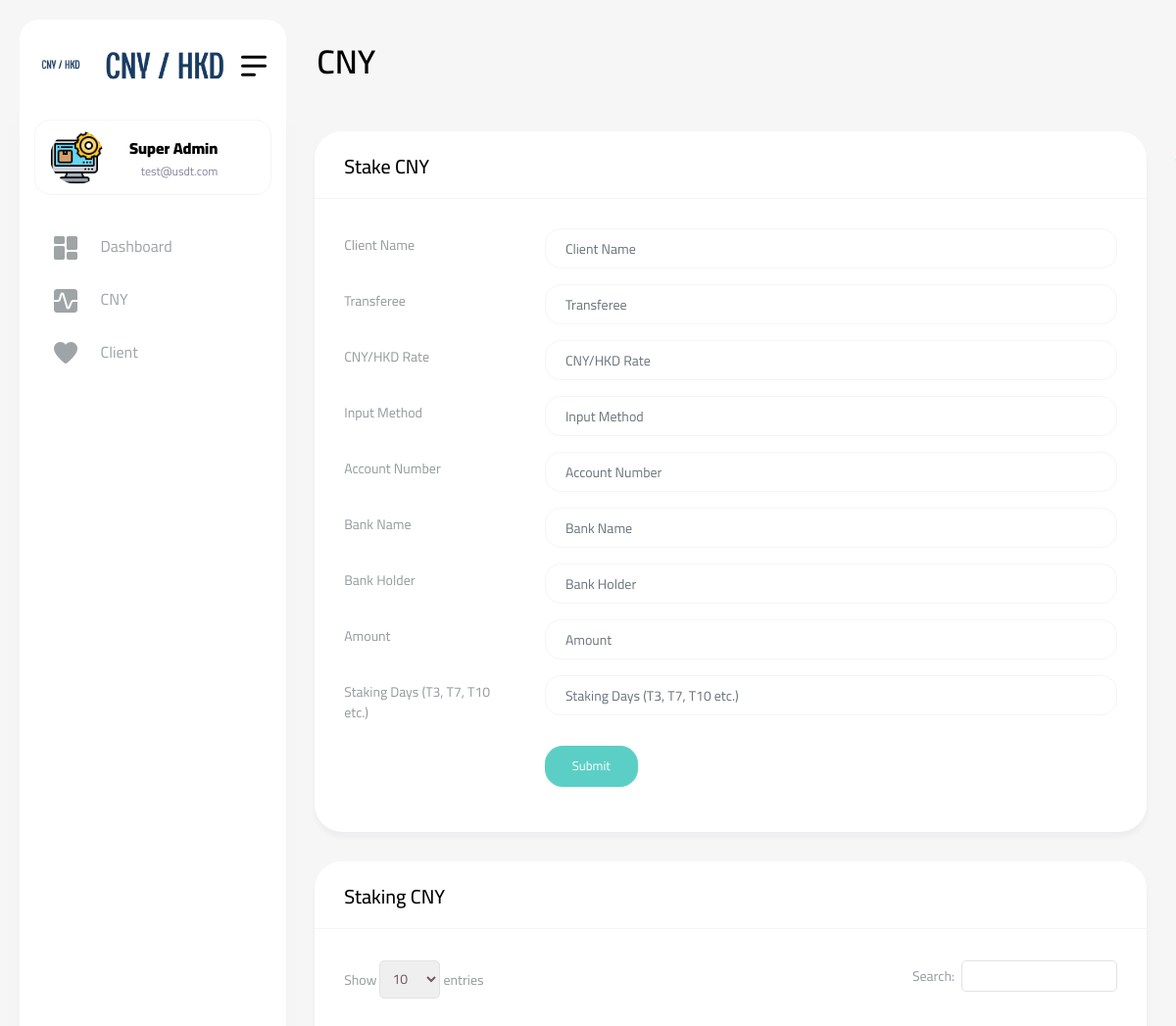
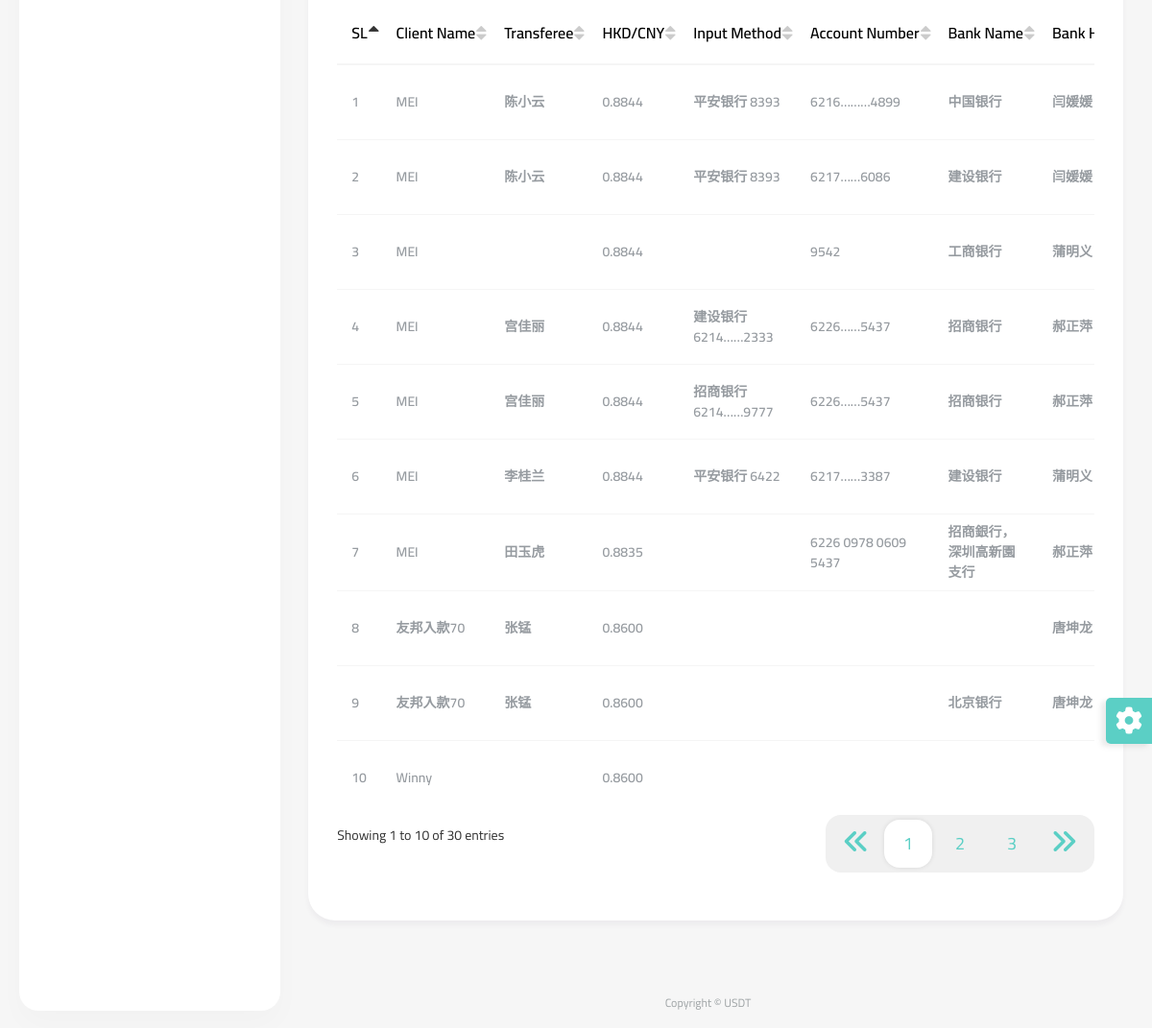
The page /staking-cny.php (signed in) on the database its author committed (2 pictures, top to bottom).
### tables this page shows
CREATE TABLE `deposit_cny` (
  `id` int(11) NOT NULL,
  `client_name` varchar(250) NOT NULL,
  `conversion_rate` double(10,4) NOT NULL,
  `input_method` varchar(100) NOT NULL,
  `account_number` varchar(50) NOT NULL,
  `bank_name` varchar(250) NOT NULL,
  `bank_holder` varchar(100) NOT NULL,
  `amount` double(15,4) NOT NULL,
  `w_amount` double(15,4) NOT NULL,
  `staking_days` int(11) NOT NULL,
  `transferee` varchar(150) NOT NULL,
  `status` varchar(20) NOT NULL DEFAULT 'Pending',
  `inserted_at` datetime NOT NULL,
  `updated_at` timestamp NOT NULL DEFAULT current_timestamp() ON UPDATE current_timestamp()
);

### staking-cny.php (the view, shortened to what the rows shown need)
<?php
require_once("include/dbController.php");
$db_handle = new DBController();
?>
<!DOCTYPE html>
<html lang="en">
<head>
    <?php require_once('include/css.php'); ?>
</head>
<body>
<div id="main-wrapper">
    <?php require_once('include/navbar.php'); ?>
    <div class="content-body">
        <div class="container-fluid">
            <div class="row invoice-card-row">
                <?php if (isset($_GET['depositId'])) { ?>
                    <div class="col-12">
                        <div class="card">
                            <div class="card-header">
                                <h4 class="card-title">Update Staking CNY</h4>
                            </div>
                            <div class="card-body">
                                <div class="basic-form">
                                    <form method="post" action="Update">
                                        <?php $data = $db_handle->runQuery("SELECT * FROM deposit_cny where id={$_GET['depositId']}"); ?>
                                        <input type="hidden" value="<?php echo $data[0]["id"]; ?>" name="id" required>
                                        <div class="mb-3 row">
                                            <label class="col-sm-3 col-form-label">Client Name</label>
                                            <div class="col-sm-9">
                                                <input type="text" class="form-control" name="client_name"
                                                       placeholder="Client Name"
                                                       value="<?php echo $data[0]["client_name"]; ?>" required>
                                            </div>
                                        </div>
                                        <div class="mb-3 row">
                                            <label class="col-sm-3 col-form-label">Transferee</label>
                                            <div class="col-sm-9">
                                                <input type="text" class="form-control" name="transferee"
                                                       value="<?php echo $data[0]["transferee"]; ?>"
                                                       placeholder="Transferee">
                                            </div>
                                        </div>
                                        <div class="mb-3 row">
                                            <label class="col-sm-3 col-form-label">CNY/HKD Rate</label>
                                            <div class="col-sm-9">
                                                <input type="text" class="form-control" name="conversion_rate"
                                                       placeholder="CNY/HKD Rate"
                                                       value="<?php echo $data[0]["conversion_rate"]; ?>" required>
                                            </div>
                                        </div>
                                        <div class="mb-3 row">
                                            <label class="col-sm-3 col-form-label">Input Method</label>
                                            <div class="col-sm-9">
                                                <input type="text" class="form-control" name="input_method"
                                                       value="<?php echo $data[0]["input_method"]; ?>"
                                                       placeholder="Input Method">
                                            </div>
                                        </div>
                                        <div class="mb-3 row">
                                            <label class="col-sm-3 col-form-label">Account Number</label>
                                            <div class="col-sm-9">
                                                <input type="text" class="form-control" name="account_number"
                                                       value="<?php echo $data[0]["account_number"]; ?>"
                                                       placeholder="Account Number">
                                            </div>
                                        </div>
                                        <div class="mb-3 row">
                                            <label class="col-sm-3 col-form-label">Bank Name</label>
                                            <div class="col-sm-9">
                                                <input type="text" class="form-control" name="bank_name"
                                                       value="<?php echo $data[0]["bank_name"]; ?>"
                                                       placeholder="Bank Name">
                                            </div>
                                        </div>
                                        <div class="mb-3 row">
                                            <label class="col-sm-3 col-form-label">Bank Holder</label>
                                            <div class="col-sm-9">
                                                <input type="text" class="form-control" name="bank_holder"
                                                       value="<?php echo $data[0]["bank_holder"]; ?>"
                                                       placeholder="Bank Holder">
                                            </div>
                                        </div>
                                        <div class="mb-3 row">
                                            <label class="col-sm-3 col-form-label">Amount</label>
                                            <div class="col-sm-9">
                                                <input type="text" class="form-control" name="amount"
                                                       value="<?php echo $data[0]["amount"]; ?>"
                                                       placeholder="Amount">
                                            </div>
                                        </div>
                                        <div class="mb-3 row">
                                            <label class="col-sm-3 col-form-label">Status</label>
                                            <div class="col-sm-9">
                                                <select class="default-select  form-control wide" name="status"
                                                        required>
                                                    <option value="Pending" <?php echo ($data[0]["status"] == 'Pending') ? "selected" : ""; ?>>
                                                        Pending
                                                    </option>
                                                    <option value="Withdraw" <?php echo ($data[0]["status"] == 'Approve') ? "selected" : ""; ?>>
                                                        Approve
                                                    </option>
                                                </select>
                                            </div>
                                        </div>
                                        <div class="mb-3 row">
                                            <div class="col-sm-6 mx-auto">
                                                <button type="submit" class="btn btn-primary w-25"
                                                        name="updateCNY">Submit
                                                </button>
                                            </div>
                                        </div>
                                    </form>
                                </div>
                            </div>
                        </div>
                    </div>
                <?php } else { ?>
                    <div class="col-12">
                        <div class="card">
                            <div class="card-body">
                                <div class="table-responsive">
                                    <table id="example4" class="display" style="min-width: 845px">
                                        <thead>
                                        <tr>
                                            <th>SL</th>
                                            <th>Client Name</th>
                                            <th>Transferee</th>
                                            <th>HKD/CNY</th>
                                            <th>Input Method</th>
                                            <th>Account Number</th>
                                            <th>Bank Name</th>
                                            <th>Bank Holder</th>
                                        </tr>
                                        </thead>
                                        <tbody>
                                        <?php
                                        $cny_data = $db_handle->runQuery("SELECT * FROM deposit_cny order by id desc");
                                        $row_count = $db_handle->numRows("SELECT * FROM deposit_cny order by id desc");
                                        for ($i = 0; $i < $row_count; $i++) {
                                            ?>
                                            <tr>
                                                <td><?php echo $i + 1; ?></td>
                                                <td><?php echo $cny_data[$i]["client_name"]; ?></td>
                                                <td><?php echo $cny_data[$i]["transferee"]; ?></td>
                                                <td><?php echo $cny_data[$i]["conversion_rate"]; ?></td>
                                                <td><?php echo $cny_data[$i]["input_method"]; ?></td>
                                                <td><?php echo $cny_data[$i]["account_number"]; ?></td>
                                                <td><?php echo $cny_data[$i]["bank_name"]; ?></td>
                                                <td><?php echo $cny_data[$i]["bank_holder"]; ?></td>
                                            </tr>
                                            <?php
                                        }
                                        ?>
                                        </tbody>
                                    </table>
                                </div>
                            </div>
                        </div>
                    </div>
                <?php } ?>
            </div>
        </div>
    </div>
</div>
</body>
</html>

### include/navbar.php (shortened to what the rows shown need)
<div class="dlabnav">
    <div class="dlabnav-scroll">
        <ul class="metismenu" id="menu">
            <li class="dropdown header-profile">
                <a class="nav-link" href="javascript:void(0);" role="button" data-bs-toggle="dropdown">
                    <?php $data = $db_handle->runQuery("SELECT * FROM admin_login where id={$_SESSION['userid']}"); ?>
                    <img src="<?php echo $data[0]["image"]; ?>" width="20" alt=""/>
                    <div class="header-info ms-3">
                        <span class="font-w600 "><b><?php echo $data[0]["name"]; ?></b></span>
                        <small class="text-end font-w400"><?php echo $data[0]["email"]; ?></small>
                    </div>
                </a>
            </li>
        </ul>
    </div>
</div>

### rows shown on the page
deposit_cny: client_name "MEI", transferee "陈小云", conversion_rate "0.8844", input_method "平安银行 8393", account_number "6216………4899", bank_name "中国银行", bank_holder "闫媛媛"
deposit_cny: client_name "MEI", transferee "陈小云", conversion_rate "0.8844", input_method "平安银行 8393", account_number "6217……6086", bank_name "建设银行", bank_holder "闫媛媛"
deposit_cny: client_name "MEI", conversion_rate "0.8844", account_number "9542", bank_name "工商银行", bank_holder "蒲明义"
deposit_cny: client_name "MEI", transferee "宫佳丽", conversion_rate "0.8844", input_method "建设银行6214……2333", account_number "6226……5437", bank_name "招商银行", bank_holder "郝正萍"
deposit_cny: client_name "MEI", transferee "宫佳丽", conversion_rate "0.8844", input_method "招商银行 6214……9777", account_number "6226……5437", bank_name "招商银行", bank_holder "郝正萍"
deposit_cny: client_name "MEI", transferee "李桂兰", conversion_rate "0.8844", input_method "平安银行 6422", account_number "6217……3387", bank_name "建设银行", bank_holder "蒲明义"
deposit_cny: client_name "MEI", transferee "田玉虎", conversion_rate "0.8835", account_number "6226 0978 0609 5437", bank_name "招商銀行，深圳高新園支行", bank_holder "郝正萍"
deposit_cny: client_name "友邦入款70", transferee "张锰", conversion_rate "0.8600", bank_holder "唐坤龙"
deposit_cny: client_name "友邦入款70", transferee "张锰", conversion_rate "0.8600", bank_name "北京银行", bank_holder "唐坤龙"
deposit_cny: client_name "Winny", conversion_rate "0.8600"

### other values the page prints
$data[0]["name"] "Super Admin"
$data[0]["email"] "test@usdt.com"
